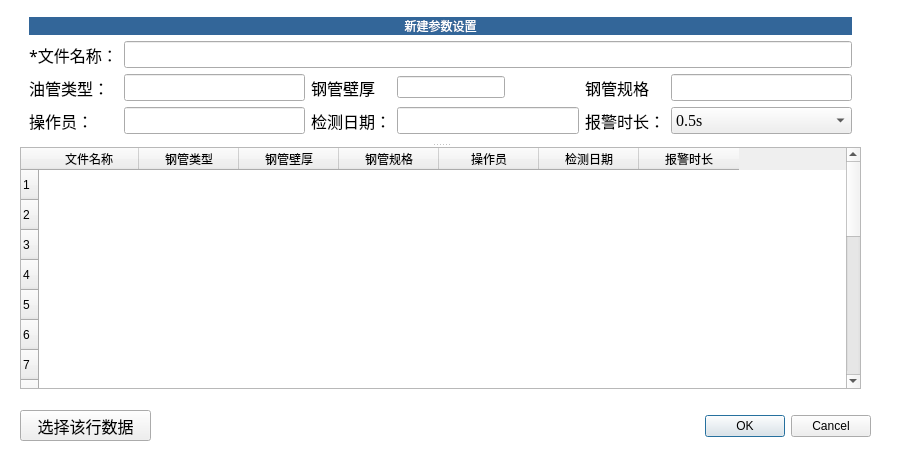
<?xml version="1.0" encoding="UTF-8"?>
<ui version="4.0">
 <class>NewDetection</class>
 <widget class="QDialog" name="NewDetection">
  <property name="geometry">
   <rect>
    <x>0</x>
    <y>0</y>
    <width>922</width>
    <height>467</height>
   </rect>
  </property>
  <property name="windowTitle">
   <string>新建检测设置</string>
  </property>
  <property name="styleSheet">
   <string notr="true">QDialog{background-color: qlineargradient(spread:pad, x1:0, y1:0, x2:1, y2:1, stop:1 rgba(255, 255, 255, 255));font: 12pt &quot;黑体&quot;;}


</string>
  </property>
  <widget class="QDialogButtonBox" name="buttonBox">
   <property name="geometry">
    <rect>
     <x>700</x>
     <y>410</y>
     <width>171</width>
     <height>32</height>
    </rect>
   </property>
   <property name="font">
    <font>
     <family>Times New Roman</family>
     <pointsize>12</pointsize>
    </font>
   </property>
   <property name="orientation">
    <enum>Qt::Horizontal</enum>
   </property>
   <property name="standardButtons">
    <set>QDialogButtonBox::Cancel|QDialogButtonBox::Ok</set>
   </property>
  </widget>
  <widget class="QPushButton" name="SelectRowParameterPushButton">
   <property name="geometry">
    <rect>
     <x>20</x>
     <y>410</y>
     <width>131</width>
     <height>31</height>
    </rect>
   </property>
   <property name="font">
    <font>
     <family>黑体</family>
     <pointsize>12</pointsize>
    </font>
   </property>
   <property name="text">
    <string>选择该行数据</string>
   </property>
  </widget>
  <widget class="QSplitter" name="splitter">
   <property name="geometry">
    <rect>
     <x>20</x>
     <y>8</y>
     <width>841</width>
     <height>381</height>
    </rect>
   </property>
   <property name="sizePolicy">
    <sizepolicy hsizetype="Preferred" vsizetype="Expanding">
     <horstretch>0</horstretch>
     <verstretch>8</verstretch>
    </sizepolicy>
   </property>
   <property name="orientation">
    <enum>Qt::Vertical</enum>
   </property>
   <property name="opaqueResize">
    <bool>true</bool>
   </property>
   <widget class="QFrame" name="frame">
    <property name="sizePolicy">
     <sizepolicy hsizetype="Preferred" vsizetype="Expanding">
      <horstretch>0</horstretch>
      <verstretch>1</verstretch>
     </sizepolicy>
    </property>
    <property name="styleSheet">
     <string notr="true">QFrame{font: 12pt &quot;黑体&quot;;}
QLineEdit{font: 12pt &quot;Times New Roman&quot;;}
QRadioButton{font: 12pt &quot;黑体&quot;;}


</string>
    </property>
    <layout class="QGridLayout" name="gridLayout">
     <item row="1" column="0">
      <widget class="QLabel" name="FileNameLabel">
       <property name="font">
        <font>
         <family>黑体</family>
         <pointsize>12</pointsize>
         <weight>50</weight>
         <italic>false</italic>
         <bold>false</bold>
        </font>
       </property>
       <property name="text">
        <string>*文件名称：</string>
       </property>
      </widget>
     </item>
     <item row="2" column="0">
      <widget class="QLabel" name="OilPipeTypeLabel">
       <property name="font">
        <font>
         <family>黑体</family>
         <pointsize>12</pointsize>
         <weight>50</weight>
         <italic>false</italic>
         <bold>false</bold>
        </font>
       </property>
       <property name="text">
        <string>油管类型：</string>
       </property>
      </widget>
     </item>
     <item row="2" column="1">
      <widget class="QLineEdit" name="OilPipeTypeEdit">
       <property name="enabled">
        <bool>true</bool>
       </property>
       <property name="font">
        <font>
         <family>Times New Roman</family>
         <pointsize>12</pointsize>
         <weight>50</weight>
         <italic>false</italic>
         <bold>false</bold>
        </font>
       </property>
      </widget>
     </item>
     <item row="2" column="2">
      <widget class="QLabel" name="OilPipeThicknessLabel">
       <property name="font">
        <font>
         <family>黑体</family>
         <pointsize>12</pointsize>
         <weight>50</weight>
         <italic>false</italic>
         <bold>false</bold>
        </font>
       </property>
       <property name="text">
        <string>钢管壁厚</string>
       </property>
      </widget>
     </item>
     <item row="2" column="3">
      <widget class="QLineEdit" name="OilPipeThicknessEdit">
       <property name="enabled">
        <bool>true</bool>
       </property>
       <property name="sizePolicy">
        <sizepolicy hsizetype="Fixed" vsizetype="Fixed">
         <horstretch>0</horstretch>
         <verstretch>0</verstretch>
        </sizepolicy>
       </property>
      </widget>
     </item>
     <item row="2" column="4">
      <widget class="QLabel" name="OilPipeSpecificationLabel">
       <property name="font">
        <font>
         <family>黑体</family>
         <pointsize>12</pointsize>
         <weight>50</weight>
         <italic>false</italic>
         <bold>false</bold>
        </font>
       </property>
       <property name="text">
        <string>钢管规格</string>
       </property>
      </widget>
     </item>
     <item row="2" column="5">
      <widget class="QLineEdit" name="OilPipeSpecificationEdit">
       <property name="enabled">
        <bool>true</bool>
       </property>
       <property name="font">
        <font>
         <family>Times New Roman</family>
         <pointsize>12</pointsize>
         <weight>50</weight>
         <italic>false</italic>
         <bold>false</bold>
        </font>
       </property>
      </widget>
     </item>
     <item row="3" column="0">
      <widget class="QLabel" name="OperatorLabel">
       <property name="font">
        <font>
         <family>黑体</family>
         <pointsize>12</pointsize>
         <weight>50</weight>
         <italic>false</italic>
         <bold>false</bold>
        </font>
       </property>
       <property name="text">
        <string>操作员：</string>
       </property>
      </widget>
     </item>
     <item row="3" column="1">
      <widget class="QLineEdit" name="OperatorEdit">
       <property name="enabled">
        <bool>true</bool>
       </property>
       <property name="font">
        <font>
         <family>Times New Roman</family>
         <pointsize>12</pointsize>
         <weight>50</weight>
         <italic>false</italic>
         <bold>false</bold>
        </font>
       </property>
      </widget>
     </item>
     <item row="3" column="2">
      <widget class="QLabel" name="DetectionDateLabel">
       <property name="font">
        <font>
         <family>黑体</family>
         <pointsize>12</pointsize>
         <weight>50</weight>
         <italic>false</italic>
         <bold>false</bold>
        </font>
       </property>
       <property name="text">
        <string>检测日期：</string>
       </property>
      </widget>
     </item>
     <item row="3" column="3">
      <widget class="QLineEdit" name="DetectionDateEdit">
       <property name="font">
        <font>
         <family>Times New Roman</family>
         <pointsize>12</pointsize>
         <weight>50</weight>
         <italic>false</italic>
         <bold>false</bold>
        </font>
       </property>
      </widget>
     </item>
     <item row="3" column="4">
      <widget class="QLabel" name="PulseDurationLabel">
       <property name="font">
        <font>
         <family>黑体</family>
         <pointsize>12</pointsize>
         <weight>50</weight>
         <italic>false</italic>
         <bold>false</bold>
        </font>
       </property>
       <property name="text">
        <string>报警时长：</string>
       </property>
      </widget>
     </item>
     <item row="3" column="5">
      <widget class="QComboBox" name="PulseDurationcomboBox">
       <property name="font">
        <font>
         <family>Times New Roman</family>
         <pointsize>12</pointsize>
        </font>
       </property>
       <item>
        <property name="text">
         <string>0.5s</string>
        </property>
       </item>
       <item>
        <property name="text">
         <string>0.1s</string>
        </property>
       </item>
       <item>
        <property name="text">
         <string>0.2s</string>
        </property>
       </item>
       <item>
        <property name="text">
         <string>1.0s</string>
        </property>
       </item>
       <item>
        <property name="text">
         <string>2.0s</string>
        </property>
       </item>
       <item>
        <property name="text">
         <string>5.0s</string>
        </property>
       </item>
      </widget>
     </item>
     <item row="0" column="0" colspan="6">
      <widget class="QLabel" name="label">
       <property name="sizePolicy">
        <sizepolicy hsizetype="Preferred" vsizetype="Preferred">
         <horstretch>0</horstretch>
         <verstretch>0</verstretch>
        </sizepolicy>
       </property>
       <property name="styleSheet">
        <string notr="true">QLabel{background-color: qlineargradient(spread:pad, x1:0, y1:0, x2:1, y2:1, stop:0.0152284 rgba(51, 102, 153, 255));color: rgb(255, 255, 255);font: 16pt &quot;黑体&quot;;}
</string>
       </property>
       <property name="text">
        <string>新建参数设置</string>
       </property>
       <property name="alignment">
        <set>Qt::AlignCenter</set>
       </property>
      </widget>
     </item>
     <item row="1" column="1" colspan="5">
      <widget class="QLineEdit" name="FileNameEdit">
       <property name="enabled">
        <bool>true</bool>
       </property>
       <property name="font">
        <font>
         <family>Times New Roman</family>
         <pointsize>12</pointsize>
         <weight>50</weight>
         <italic>false</italic>
         <bold>false</bold>
        </font>
       </property>
       <property name="dragEnabled">
        <bool>false</bool>
       </property>
       <property name="readOnly">
        <bool>false</bool>
       </property>
      </widget>
     </item>
    </layout>
   </widget>
   <widget class="QTableWidget" name="InformationtableWidget">
    <property name="sizePolicy">
     <sizepolicy hsizetype="Expanding" vsizetype="Expanding">
      <horstretch>0</horstretch>
      <verstretch>7</verstretch>
     </sizepolicy>
    </property>
    <property name="font">
     <font>
      <family>Microsoft YaHei UI</family>
      <pointsize>12</pointsize>
     </font>
    </property>
    <property name="showGrid">
     <bool>false</bool>
    </property>
    <property name="rowCount">
     <number>20</number>
    </property>
    <row/>
    <row/>
    <row/>
    <row/>
    <row/>
    <row/>
    <row/>
    <row/>
    <row/>
    <row/>
    <row/>
    <row/>
    <row/>
    <row/>
    <row/>
    <row/>
    <row/>
    <row/>
    <row/>
    <row/>
    <column>
     <property name="text">
      <string>文件名称</string>
     </property>
    </column>
    <column>
     <property name="text">
      <string>钢管类型</string>
     </property>
    </column>
    <column>
     <property name="text">
      <string>钢管壁厚</string>
     </property>
    </column>
    <column>
     <property name="text">
      <string>钢管规格</string>
     </property>
    </column>
    <column>
     <property name="text">
      <string>操作员</string>
     </property>
    </column>
    <column>
     <property name="text">
      <string>检测日期</string>
     </property>
    </column>
    <column>
     <property name="text">
      <string>报警时长</string>
     </property>
    </column>
   </widget>
  </widget>
 </widget>
 <resources/>
 <connections>
  <connection>
   <sender>buttonBox</sender>
   <signal>accepted()</signal>
   <receiver>NewDetection</receiver>
   <slot>accept()</slot>
   <hints>
    <hint type="sourcelabel">
     <x>248</x>
     <y>254</y>
    </hint>
    <hint type="destinationlabel">
     <x>157</x>
     <y>274</y>
    </hint>
   </hints>
  </connection>
  <connection>
   <sender>buttonBox</sender>
   <signal>rejected()</signal>
   <receiver>NewDetection</receiver>
   <slot>reject()</slot>
   <hints>
    <hint type="sourcelabel">
     <x>316</x>
     <y>260</y>
    </hint>
    <hint type="destinationlabel">
     <x>286</x>
     <y>274</y>
    </hint>
   </hints>
  </connection>
 </connections>
</ui>
